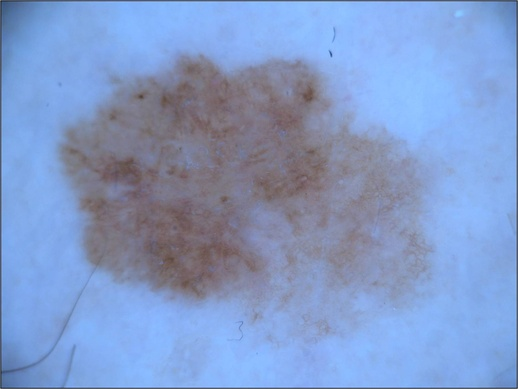
#> input picture images_test/img2.jpg, 518 x 389 px, shrunk from 1504 x 1129 before the run, found by its file name
$ python post_processing.py
#> lines starting #> are read from the running program, lines starting #| are printed output that depends on the picture
import skimage.morphology as morph
import sys
import os
import cv2


#load images

img1 = cv2.imread("images_test/img2.jpg")
#> img1 is the input picture: shape (389, 518, 3); mean B, G, R 200.7, 154.6, 130.4
mask1 = cv2.imread("images_test/mask2.jpg", cv2.IMREAD_GRAYSCALE)
img2 = cv2.imread("images_test/img3.jpg")
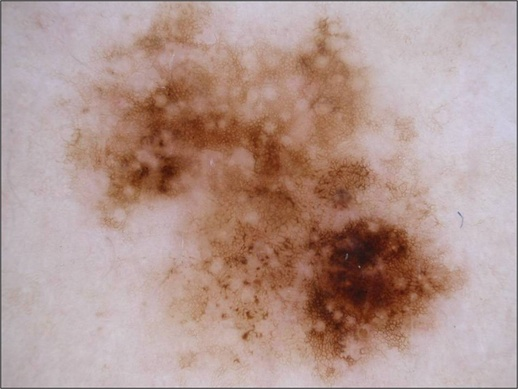
#> input picture images_test/img3.jpg, 518 x 389 px, shrunk from 1504 x 1129 before the run, found by its file name
#> img2 is the input picture: shape (389, 518, 3); mean B, G, R 143.8, 150.9, 178.3
mask2 = cv2.imread("images_test/mask3.jpg", cv2.IMREAD_GRAYSCALE)
img3 = cv2.imread("images_test/img4.jpg")
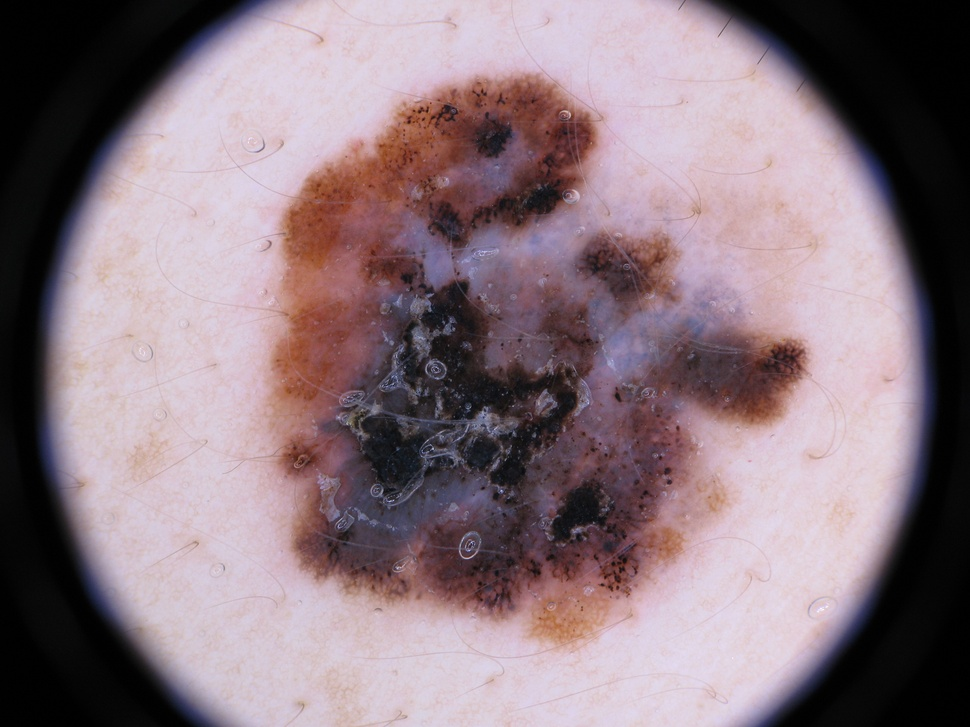
#> input picture images_test/img4.jpg, 970 x 727 px, shrunk from 2816 x 2112 before the run, found by its file name
#> img3 is the input picture: shape (727, 970, 3); mean B, G, R 126.7, 118.9, 137.8
mask3 = cv2.imread("images_test/mask4.jpg", cv2.IMREAD_GRAYSCALE)
img4 = cv2.imread("images_test/img5.jpg")
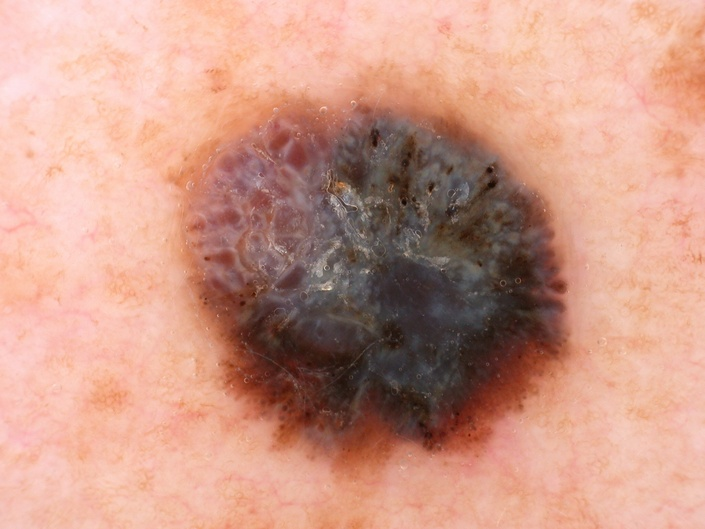
#> input picture images_test/img5.jpg, 705 x 529 px, shrunk from 2048 x 1536 before the run, found by its file name
#> img4 is the input picture: shape (529, 705, 3); mean B, G, R 136.1, 153.2, 203.6
mask4 = cv2.imread("images_test/mask5.jpg", cv2.IMREAD_GRAYSCALE)
img5 = cv2.imread("images_test/img6.jpg")
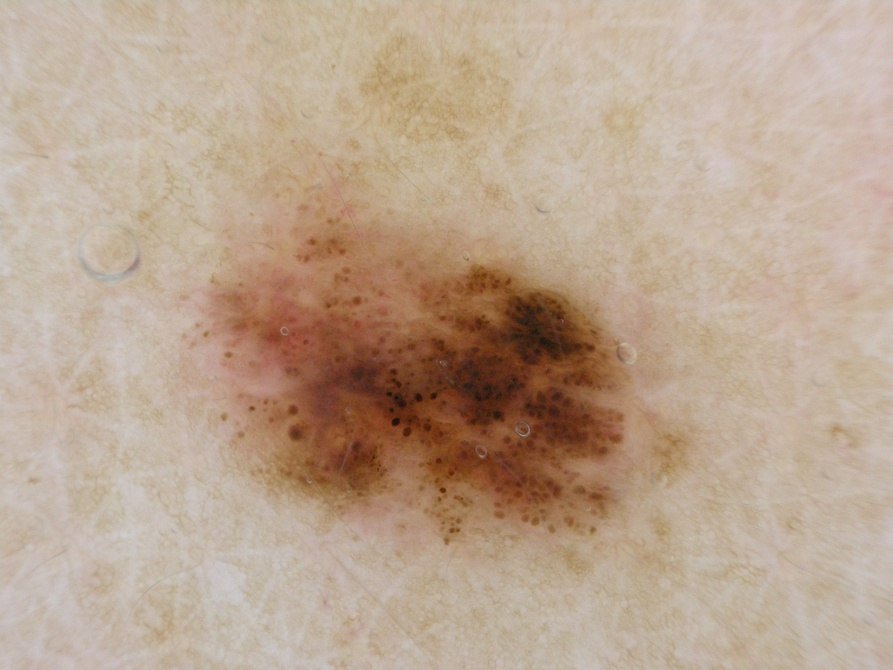
#> input picture images_test/img6.jpg, 893 x 670 px, shrunk from 2592 x 1944 before the run, found by its file name
#> img5 is the input picture: shape (670, 893, 3); mean B, G, R 143.9, 164.1, 186.6
mask5 = cv2.imread("images_test/mask6.jpg", cv2.IMREAD_GRAYSCALE)
img6 = cv2.imread("images_test/img7.jpg")
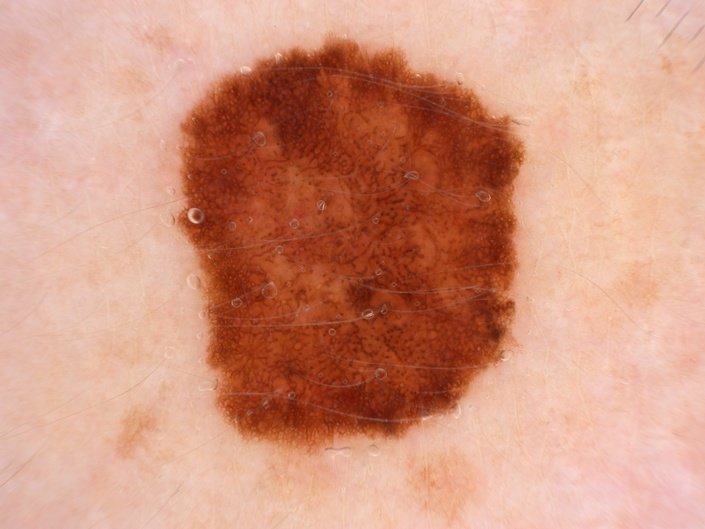
#> input picture images_test/img7.jpg, 705 x 529 px, shrunk from 2048 x 1536 before the run, found by its file name
#> img6 is the input picture: shape (529, 705, 3); mean B, G, R 127.5, 150, 209.6
mask6 = cv2.imread("images_test/mask7.jpg", cv2.IMREAD_GRAYSCALE)
img7 = cv2.imread("images_test/img8.jpg")
mask7 = cv2.imread("images_test/mask8.jpg", cv2.IMREAD_GRAYSCALE)
img8 = cv2.imread("images_test/img9.jpg")
mask8 = cv2.imread("images_test/mask9.jpg", cv2.IMREAD_GRAYSCALE)
img9 = cv2.imread("images_test/img10.jpg")
mask9 = cv2.imread("images_test/mask10.jpg", cv2.IMREAD_GRAYSCALE)
img10 = cv2.imread("images_test/img11.jpg")
mask10 = cv2.imread("images_test/mask11.jpg", cv2.IMREAD_GRAYSCALE)

struct_element1 = morph.disk(3)

def dilate(img, struct_element):
    return morph.dilation(img, struct_element)

struct_element2 = morph.rectangle(2, 5)

def erode(img, struct_element):
    return morph.erosion(img, struct_element)

def overall(img, struct_element1, struct_element2):
    return dilate(erode(img, struct_element2), struct_element1)


def max_struct_element1(img,mask):
    dice_max = 0
    i_max = 0
    struct_element2 = morph.rectangle(2, 5)
    for i in range (1,30):
        struct_element1 = morph.disk(i)
        tresh = os.otsu(img)
        mask1 = overall(display_image.mask_display(img, None,tresh), struct_element1, struct_element2)
        dice_val = DICE.dice(mask, mask1)
        if dice_val > dice_max:
            dice_max = dice_val
            i_max = i
    return i_max
